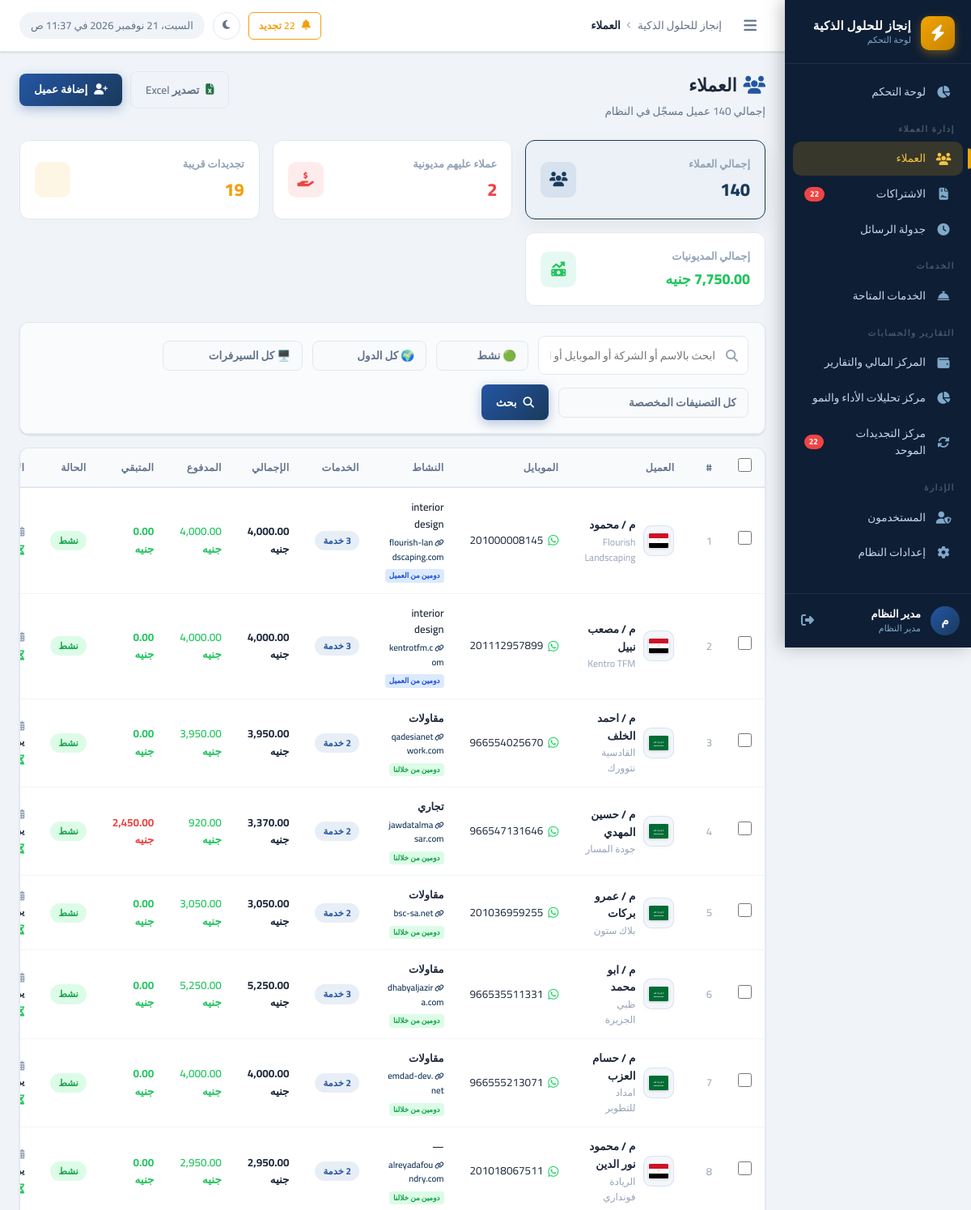
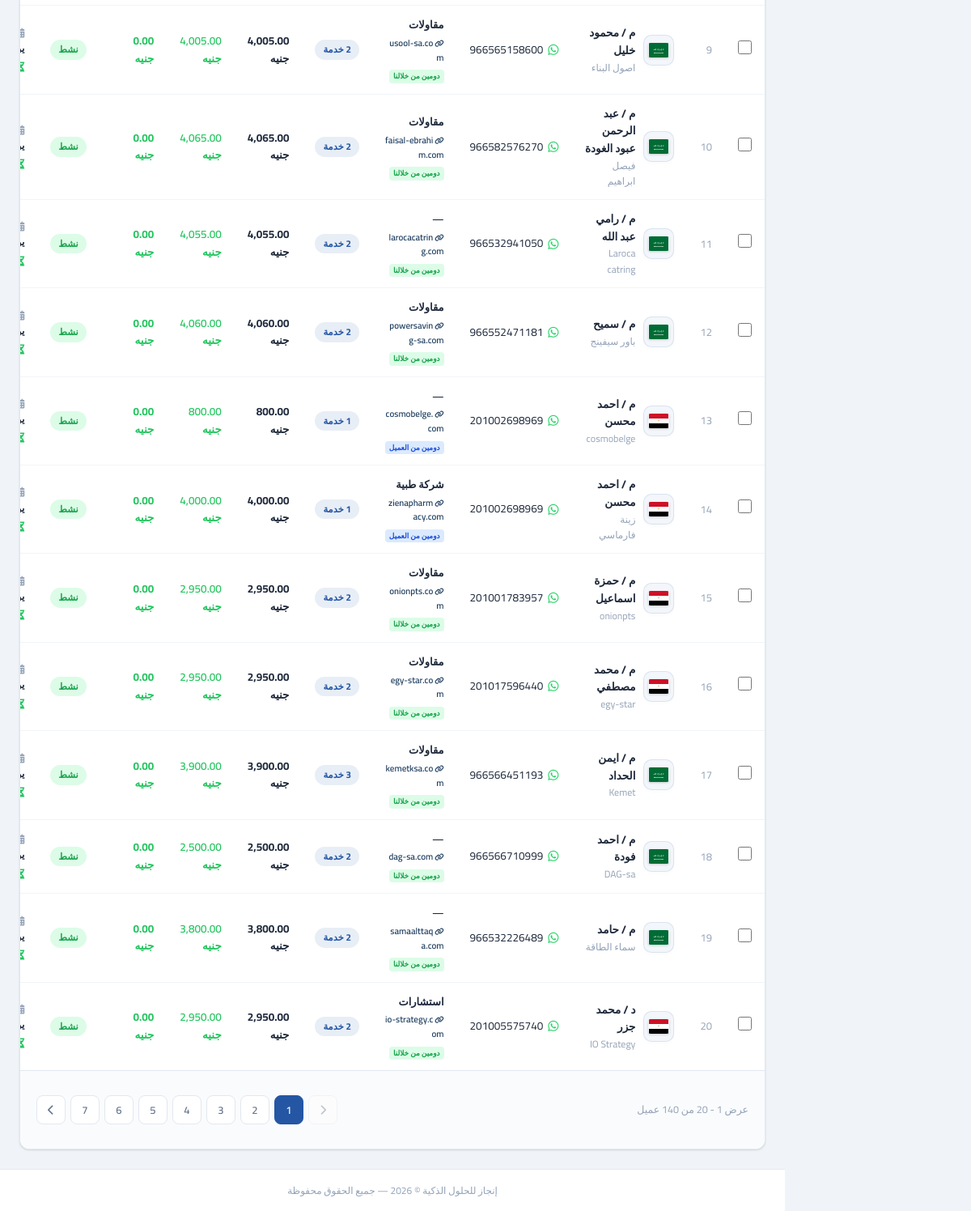
The page /clients/index.php (signed in) on the database its author committed (2 pictures, top to bottom).
### tables this page shows
CREATE TABLE `clients` (
  `id` int UNSIGNED NOT NULL,
  `name` varchar(200) NOT NULL COMMENT 'اسم العميل',
  `company_name` varchar(200) DEFAULT NULL COMMENT 'اسم الشركة',
  `mobile` varchar(20) NOT NULL COMMENT 'رقم الموبايل',
  `mobile_2` varchar(20) DEFAULT NULL COMMENT 'رقم موبايل إضافي',
  `activity` varchar(200) DEFAULT NULL COMMENT 'النشاط التجاري',
  `country` varchar(10) NOT NULL DEFAULT 'EG',
  `domain` varchar(255) DEFAULT NULL,
  `domain_provider` varchar(100) DEFAULT NULL,
  `username_note` varchar(200) DEFAULT NULL COMMENT 'اسم المستخدم (للإشارة)',
  `server_panel` varchar(100) NOT NULL DEFAULT 'cp.enjaz.cloud',
  `email` varchar(200) DEFAULT NULL,
  `address` text,
  `notes` text,
  `status` tinyint(1) NOT NULL DEFAULT '1' COMMENT '1=نشط, 0=موقوف',
  `created_by` int UNSIGNED DEFAULT NULL,
  `created_at` datetime NOT NULL DEFAULT CURRENT_TIMESTAMP,
  `updated_at` datetime NOT NULL DEFAULT CURRENT_TIMESTAMP ON UPDATE CURRENT_TIMESTAMP
);

### clients/index.php (the view, shortened to what the rows shown need)
<?php
require_once dirname(__DIR__) . '/config/app.php';
$db = getDB();
$warningDays = (int)getSetting('renewal_warning_days','60');
$search  = clean($_GET['search'] ?? '');
$status  = isset($_GET['status']) ? $_GET['status'] : '1';
$filter  = $_GET['filter'] ?? '';
$page    = max(1, (int)($_GET['page'] ?? 1));
$perPage = 20;
$where  = ['1=1'];
$params = [];
if ($status !== '') {
    $where[]  = "c.status = ?";
    $params[] = (int)$status;
}
$whereStr = implode(' AND ', $where);
$havingStr = "";
if ($filter === 'debt') {
    $countStmt = $db->prepare("
        SELECT COUNT(*) FROM (
            SELECT c.id,
                   COALESCE(SUM(CASE WHEN cs.status != 'cancelled' THEN cs.price ELSE 0 END), 0) AS total_services,
                   COALESCE((SELECT SUM(p.amount) FROM payments p WHERE p.client_id = c.id), 0) AS total_paid
            FROM clients c
            LEFT JOIN client_subscriptions cs ON cs.client_id = c.id
            WHERE $whereStr
            GROUP BY c.id
            HAVING (total_services - total_paid) > 0
        ) tmp
    ");
} else {
    $countStmt = $db->prepare("SELECT COUNT(*) FROM clients c WHERE $whereStr");
}
$countStmt->execute($params);
$totalClients = (int)$countStmt->fetchColumn();
$pager = paginate($totalClients, $perPage, $page);
$stmt = $db->prepare("
    SELECT c.*,
           COALESCE(SUM(CASE WHEN cs.status != 'cancelled' THEN cs.price ELSE 0 END), 0) AS total_services,
           COALESCE((SELECT SUM(p.amount) FROM payments p WHERE p.client_id = c.id), 0) AS total_paid,
           COUNT(DISTINCT cs.id) AS subs_count,
           (SELECT cs2.start_date FROM client_subscriptions cs2 JOIN services s2 ON s2.id = cs2.service_id WHERE cs2.client_id = c.id AND (s2.name LIKE '%بريد%' OR s2.name LIKE '%mail%' OR s2.name LIKE '%email%' OR s2.name LIKE '%ايميل%') ORDER BY (CASE WHEN cs2.status = 'active' THEN 1 ELSE 2 END) ASC, cs2.id DESC LIMIT 1) AS sub_start,
           (SELECT cs2.end_date FROM client_subscriptions cs2 JOIN services s2 ON s2.id = cs2.service_id WHERE cs2.client_id = c.id AND (s2.name LIKE '%بريد%' OR s2.name LIKE '%mail%' OR s2.name LIKE '%email%' OR s2.name LIKE '%ايميل%') ORDER BY (CASE WHEN cs2.status = 'active' THEN 1 ELSE 2 END) ASC, cs2.id DESC LIMIT 1) AS sub_end,
           (SELECT cs2.status FROM client_subscriptions cs2 JOIN services s2 ON s2.id = cs2.service_id WHERE cs2.client_id = c.id AND (s2.name LIKE '%بريد%' OR s2.name LIKE '%mail%' OR s2.name LIKE '%email%' OR s2.name LIKE '%ايميل%') ORDER BY (CASE WHEN cs2.status = 'active' THEN 1 ELSE 2 END) ASC, cs2.id DESC LIMIT 1) AS sub_status,
           (SELECT COUNT(*) FROM client_subscriptions cs3 JOIN services s3 ON s3.id = cs3.service_id WHERE cs3.client_id = c.id AND cs3.status != 'cancelled' AND (s3.name LIKE '%دومين%' OR s3.name LIKE '%domain%')) AS has_our_domain
    FROM clients c
    LEFT JOIN client_subscriptions cs ON cs.client_id = c.id
    WHERE $whereStr
    GROUP BY c.id
    $havingStr
    ORDER BY COALESCE(
        (SELECT cs2.start_date FROM client_subscriptions cs2 JOIN services s2 ON s2.id = cs2.service_id WHERE cs2.client_id = c.id AND cs2.status != 'cancelled' AND (s2.name LIKE '%دومين%' OR s2.name LIKE '%domain%') ORDER BY cs2.start_date DESC LIMIT 1),
        (SELECT cs3.start_date FROM client_subscriptions cs3 JOIN services s3 ON s3.id = cs3.service_id WHERE cs3.client_id = c.id AND cs3.status != 'cancelled' AND (s3.name LIKE '%بريد%' OR s3.name LIKE '%mail%' OR s3.name LIKE '%email%') ORDER BY cs3.start_date DESC LIMIT 1),
        c.created_at
    ) DESC, c.id DESC
    LIMIT ? OFFSET ?
");
$stmt->execute(array_merge($params, [$perPage, $pager['offset']]));
$clients = $stmt->fetchAll();
    ?>
    <?php
require_once INCLUDES_PATH . '/header.php';
?>
<div class="page-header">
  <div class="page-header-text">
    <h1 class="page-title"><i class="fas fa-users" style="color:var(--primary-light);margin-left:8px;"></i>العملاء</h1>
  </div>
</div>
<div class="card">
  <div class="table-wrapper">
    <table class="data-table">
      <thead>
        <tr>
          <th style="width: 40px; text-align: center;"><input type="checkbox" id="selectAllClients" style="width: 17px; height: 17px; cursor: pointer;"></th>
          <th>#</th>
          <th>العميل</th>
          <th>الموبايل</th>
          <th>النشاط</th>
          <th>الخدمات</th>
          <th>الإجمالي</th>
          <th>المدفوع</th>
          <th>المتبقي</th>
          <th>الحالة</th>
          <th>الاشتراك / المتبقي</th>
        </tr>
      </thead>
      <tbody>
        <?php if (empty($clients)): ?>
        <tr>
          <td colspan="11">
            <div class="empty-state">
              <div class="empty-icon"><i class="fas fa-users-slash"></i></div>
              <p class="empty-title">لا يوجد عملاء</p>
              <p class="empty-text"><?= $search ? 'لم يتطابق أي عميل مع بحثك.' : 'ابدأ بإضافة أول عميل.' ?></p>
              <?php if (hasPermission('add_clients') && !$search): ?>
              <a href="add.php" class="btn btn-primary"><i class="fas fa-user-plus"></i> إضافة عميل</a>
              <?php endif; ?>
            </div>
          </td>
        </tr>
        <?php else: ?>
        <?php foreach ($clients as $i => $client):
          $remaining = $client['total_services'] - $client['total_paid'];
          $cCode = $client['country'] ?? 'EG';
          $cInfo = getCountryInfo($cCode);
        ?>
        <tr onclick="if(!event.target.closest('a') && !event.target.closest('button') && !event.target.closest('input')) window.location='view.php?id=<?= $client['id'] ?>';" style="cursor:pointer;">
          <td style="text-align: center;" onclick="event.stopPropagation();">
            <input type="checkbox" class="client-checkbox" value="<?= $client['id'] ?>" data-name="<?= e($client['name']) ?>" data-mobile="<?= e($client['mobile']) ?>" data-company="<?= e($client['company_name']) ?>" style="width: 17px; height: 17px; cursor: pointer;">
          </td>
          <td class="text-muted"><?= $pager['offset'] + $i + 1 ?></td>
          <td>
            <div style="display:flex;align-items:center;gap:10px;">
              <div style="width:38px;height:38px;border-radius:10px;background:rgba(36,86,164,0.05);border:1px solid rgba(36,86,164,0.12);
                          display:flex;align-items:center;justify-content:center;flex-shrink:0;box-shadow:0 2px 5px rgba(0,0,0,0.02);"
                   title="<?= e($cInfo['name']) ?>">
              </div>
              <div>
                <a href="view.php?id=<?= $client['id'] ?>" style="font-weight:700;color:var(--text-primary);display:block;">
                  <?= e($client['name']) ?>
                </a>
                <?php if ($client['company_name']): ?>
                <span style="font-size:12px;color:var(--text-muted);display:block;"><?= e($client['company_name']) ?></span>
                <?php endif; ?>
              </div>
            </div>
          </td>
          <td>
            <a href="https://wa.me/<?= preg_replace('/\D/', '', $client['mobile']) ?>" target="_blank"
               style="color:var(--text-primary);display:flex;align-items:center;gap:6px;">
              <i class="fab fa-whatsapp" style="color:#25D366;font-size:15px;"></i>
              <?= e($client['mobile']) ?>
            </a>
          </td>
          <td class="text-muted">
            <div style="font-weight:600;color:var(--text-primary);"><?= e($client['activity'] ?: '—') ?></div>
            <?php if (!empty($client['domain'])): ?>
            <div style="margin-top:4px;display:flex;align-items:center;gap:6px;flex-wrap:wrap;">
              <a href="http://<?= e($client['domain']) ?>" target="_blank" style="font-size:11px;color:var(--primary);word-break:break-all;font-weight:600;">
                <i class="fas fa-link" style="font-size:9px;margin-left:2px;"></i><?= e($client['domain']) ?>
              </a>
              <?php if ($client['has_our_domain'] > 0): ?>
                <span class="badge badge-success" style="font-size:9px;padding:1px 5px;border-radius:4px;">دومين من خلالنا</span>
              <?php else: ?>
                <span class="badge badge-info" style="font-size:9px;padding:1px 5px;border-radius:4px;">دومين من العميل</span>
              <?php endif; ?>
            </div>
            <?php else: ?>
              <div style="margin-top:4px;">
                <span class="badge badge-secondary" style="font-size:9px;padding:1px 5px;border-radius:4px;"><i class="fas fa-globe-slash" style="margin-left:3px;"></i>بدون دومين</span>
              </div>
            <?php endif; ?>
          </td>
          <td>
            <?php if ($client['subs_count'] > 0): ?>
            <span class="badge badge-primary"><?= $client['subs_count'] ?> خدمة</span>
            <?php else: ?>
            <span class="text-muted fs-sm">—</span>
            <?php endif; ?>
          </td>
          <td class="fw-bold"><?= formatMoney($client['total_services']) ?></td>
          <td style="color:var(--success);font-weight:600;"><?= formatMoney($client['total_paid']) ?></td>
          <td style="color:<?= $remaining > 0 ? 'var(--danger)' : 'var(--success)' ?>;font-weight:700;">
            <?= formatMoney($remaining) ?>
          </td>
          <td>
            <?= $client['status']
              ? '<span class="badge badge-success">نشط</span>'
              : '<span class="badge badge-danger">موقوف</span>' ?>
          </td>
          <td>
            <?php
            if ($client['sub_start']) {
                $startDate = new DateTime($client['sub_start']);
                $today = new DateTime('today');
                $diffStart = $startDate->diff($today);
                $daysSubscribed = $diffStart->invert ? -$diffStart->days : $diffStart->days;
                if ($daysSubscribed >= 0) {
                    echo '<div style="font-size:12px;color:var(--text-muted);margin-bottom:4px;"><i class="fas fa-calendar-alt" style="margin-left:4px;"></i>اشترك بقاله: <strong style="color:var(--text-primary);">' . $daysSubscribed . ' يوم</strong></div>';
                } else {
                    echo '<div style="font-size:12px;color:var(--text-muted);margin-bottom:4px;"><i class="fas fa-calendar-alt" style="margin-left:4px;"></i>يبدأ بعد: <strong style="color:var(--text-primary);">' . abs($daysSubscribed) . ' يوم</strong></div>';
                }
                if ($client['sub_end']) {
                    $daysLeft = daysUntilExpiry($client['sub_end']);
                    if ($daysLeft >= 0) {
                        $color = $daysLeft <= 30 ? 'var(--warning)' : 'var(--success)';
                        echo '<div style="font-size:12px;color:' . $color . ';font-weight:700;"><i class="fas fa-hourglass-half" style="margin-left:4px;"></i>باقي له: ' . $daysLeft . ' يوم</div>';
                    } else {
                        echo '<div style="font-size:12px;color:var(--danger);font-weight:700;"><i class="fas fa-exclamation-circle" style="margin-left:4px;"></i>منتهي منذ: ' . abs($daysLeft) . ' يوم</div>';
                    }
                } else {
                    echo '<div style="font-size:12px;color:var(--success);font-weight:700;"><i class="fas fa-infinity" style="margin-left:4px;"></i>مفتوح بدون انتهاء</div>';
                }
            } else {
                echo '<span class="text-muted fs-sm">— لا يوجد اشتراك —</span>';
            }
            ?>
          </td>
        </tr>
        <?php endforeach; ?>
        <?php endif; ?>
      </tbody>
    </table>
  </div>
</div>
<?php require_once INCLUDES_PATH . '/footer.php'; ?>

### rows shown on the page
clients: offset "1", name "م / محمود", company_name "Flourish Landscaping", mobile "201000008145", activity "interior design", domain "flourish-landscaping.com", shows "دومين من العميل", subs_count "3", total_services "4,000.00 جنيه", total_paid "4,000.00 جنيه", remaining "0.00 جنيه", status "نشط"
clients: offset "2", name "م / مصعب نبيل", company_name "Kentro TFM", mobile "201112957899", activity "interior design", domain "kentrotfm.com", shows "دومين من العميل", subs_count "3", total_services "4,000.00 جنيه", total_paid "4,000.00 جنيه", remaining "0.00 جنيه", status "نشط"
clients: offset "3", name "م / احمد الخلف", company_name "القادسية نتوورك", mobile "966554025670", activity "مقاولات", domain "qadesianetwork.com", shows "دومين من خلالنا", subs_count "2", total_services "3,950.00 جنيه", total_paid "3,950.00 جنيه", remaining "0.00 جنيه", status "نشط"
clients: offset "4", name "م / حسين المهدي", company_name "جودة المسار", mobile "966547131646", activity "تجاري", domain "jawdatalmasar.com", shows "دومين من خلالنا", subs_count "2", total_services "3,370.00 جنيه", total_paid "920.00 جنيه", remaining "2,450.00 جنيه", status "نشط"
clients: offset "5", name "م / عمرو بركات", company_name "بلاك ستون", mobile "201036959255", activity "مقاولات", domain "bsc-sa.net", shows "دومين من خلالنا", subs_count "2", total_services "3,050.00 جنيه", total_paid "3,050.00 جنيه", remaining "0.00 جنيه", status "نشط"
clients: offset "6", name "م / ابو محمد", company_name "ظبي الجزيرة", mobile "966535511331", activity "مقاولات", domain "dhabyaljazira.com", shows "دومين من خلالنا", subs_count "3", total_services "5,250.00 جنيه", total_paid "5,250.00 جنيه", remaining "0.00 جنيه", status "نشط"
clients: offset "7", name "م / حسام العزب", company_name "امداد للتطوير", mobile "966555213071", activity "مقاولات", domain "emdad-dev.net", shows "دومين من خلالنا", subs_count "2", total_services "4,000.00 جنيه", total_paid "4,000.00 جنيه", remaining "0.00 جنيه", status "نشط"
clients: offset "8", name "م / محمود نور الدين", company_name "الريادة فونداري", mobile "201018067511", activity "—", domain "alreyadafoundry.com", shows "دومين من خلالنا", subs_count "2", total_services "2,950.00 جنيه", total_paid "2,950.00 جنيه", remaining "0.00 جنيه", status "نشط"
clients: offset "9", name "م / محمود خليل", company_name "اصول البناء", mobile "966565158600", activity "مقاولات", domain "usool-sa.com", shows "دومين من خلالنا", subs_count "2", total_services "4,005.00 جنيه", total_paid "4,005.00 جنيه", remaining "0.00 جنيه", status "نشط"
clients: offset "10", name "م / عبد الرحمن عبود الغودة", company_name "فيصل ابراهيم", mobile "966582576270", activity "مقاولات", domain "faisal-ebrahim.com", shows "دومين من خلالنا", subs_count "2", total_services "4,065.00 جنيه", total_paid "4,065.00 جنيه", remaining "0.00 جنيه", status "نشط"
clients: offset "11", name "م / رامي عبد الله", company_name "Laroca catring", mobile "966532941050", activity "—", domain "larocacatring.com", shows "دومين من خلالنا", subs_count "2", total_services "4,055.00 جنيه", total_paid "4,055.00 جنيه", remaining "0.00 جنيه", status "نشط"
clients: offset "12", name "م / سميح", company_name "باور سيفينج", mobile "966552471181", activity "مقاولات", domain "powersaving-sa.com", shows "دومين من خلالنا", subs_count "2", total_services "4,060.00 جنيه", total_paid "4,060.00 جنيه", remaining "0.00 جنيه", status "نشط"
clients: offset "13", name "م / احمد محسن", company_name "cosmobelge", mobile "201002698969", activity "—", domain "cosmobelge.com", shows "دومين من العميل", subs_count "1", total_services "800.00 جنيه", total_paid "800.00 جنيه", remaining "0.00 جنيه", status "نشط"
clients: offset "14", name "م / احمد محسن", company_name "زينة فارماسي", mobile "201002698969", activity "شركة طبية", domain "zienapharmacy.com", shows "دومين من العميل", subs_count "1", total_services "4,000.00 جنيه", total_paid "4,000.00 جنيه", remaining "0.00 جنيه", status "نشط"
clients: offset "15", name "م / حمزة اسماعيل", company_name "onionpts", mobile "201001783957", activity "مقاولات", domain "onionpts.com", shows "دومين من خلالنا", subs_count "2", total_services "2,950.00 جنيه", total_paid "2,950.00 جنيه", remaining "0.00 جنيه", status "نشط"
clients: offset "16", name "م / محمد مصطفي", company_name "egy-star", mobile "201017596440", activity "مقاولات", domain "egy-star.com", shows "دومين من خلالنا", subs_count "2", total_services "2,950.00 جنيه", total_paid "2,950.00 جنيه", remaining "0.00 جنيه", status "نشط"
clients: offset "17", name "م / ايمن الحداد", company_name "Kemet", mobile "966566451193", activity "مقاولات", domain "kemetksa.com", shows "دومين من خلالنا", subs_count "3", total_services "3,900.00 جنيه", total_paid "3,900.00 جنيه", remaining "0.00 جنيه", status "نشط"
clients: offset "18", name "م / احمد فودة", company_name "DAG-sa", mobile "966566710999", activity "—", domain "dag-sa.com", shows "دومين من خلالنا", subs_count "2", total_services "2,500.00 جنيه", total_paid "2,500.00 جنيه", remaining "0.00 جنيه", status "نشط"
clients: offset "19", name "م / حامد", company_name "سماء الطاقة", mobile "966532226489", activity "—", domain "samaalttaqa.com", shows "دومين من خلالنا", subs_count "2", total_services "3,800.00 جنيه", total_paid "3,800.00 جنيه", remaining "0.00 جنيه", status "نشط"
clients: offset "20", name "د / محمد جزر", company_name "IO Strategy", mobile "201005575740", activity "استشارات", domain "io-strategy.com", shows "دومين من خلالنا", subs_count "2", total_services "2,950.00 جنيه", total_paid "2,950.00 جنيه", remaining "0.00 جنيه", status "نشط"

### other values the page prints
$companyName "إنجاز للحلول الذكية"
$renewalCount "22"
$userInitial "م"
$userName "مدير النظام"
$userRole "مدير النظام"
$pageTitle "العملاء"
$totalClientsCount "140"
$debtClientsCount "2"
$expiringClientsCount "19"
formatMoney($totalDebtsAmount) "7,750.00 جنيه"
